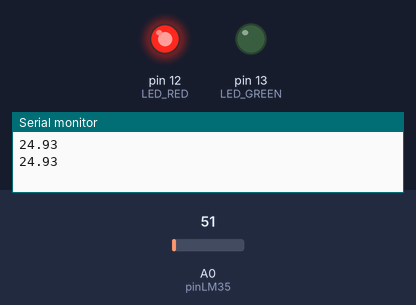
The sketch below on a simulated Arduino Uno, built with avr-gcc and run on an emulated ATmega328P. Shown: output pins drawn as LEDs (lit = HIGH), the last lines printed to the serial monitor. The inputs (shaded band) are chosen by the test bench; at power-on: A0 (pinLM35) = 51.

Above: at 2.8 s.
2.9 s: A0 (pinLM35) set to 40
5.6 s: A0 (pinLM35) set to 32
At 6.6 s:
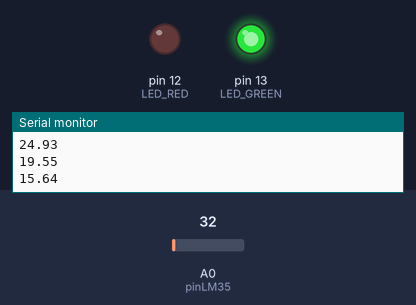
8.3 s: A0 (pinLM35) set to 61
At 10.9 s:
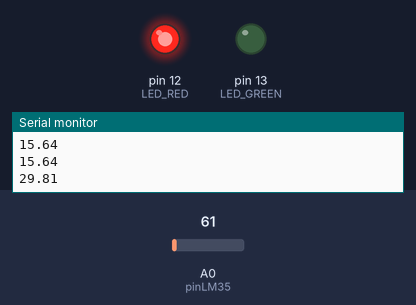
11.5 s: A0 (pinLM35) set to 30
At 12.4 s:
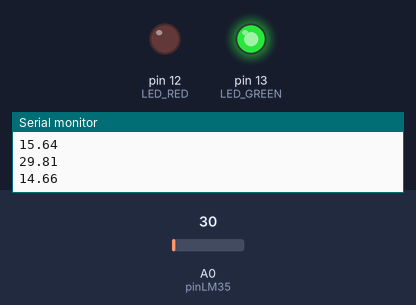
Timing chart, 0 to 14.5 s (numbered marks = the images above; inputs shaded):
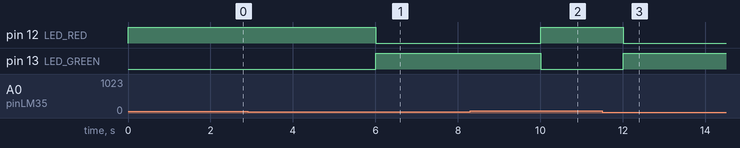

The sketch:

sketch_apr29a.ino
```cpp
// Declaracion de variables globales
int LED_RED = 12;
int LED_GREEN = 13;
float tempC; // Variable para almacenar el valor obtenido del sensor (0 a 1023)
int pinLM35 = 0; // Variable del pin de entrada del sensor (A0)


void setup() {
  // Configuramos el puerto serial a 9600 bps
  Serial.begin(9600);
  pinMode(LED_RED, OUTPUT);
  pinMode(LED_GREEN, OUTPUT);

}

void loop() {
  // Con analogRead leemos el sensor, recuerda que es un valor de 0 a 1023
  tempC = analogRead(pinLM35);

  // Calculamos la temperatura con la fórmula
  tempC = (5.0 * tempC * 100.0) / 1023.0;

  // Envia el dato al puerto serial


  if (tempC != 0 || tempC != 0.00) {
    Serial.println(tempC);
  } else {
    // Salto de línea
    digitalWrite(LED_RED, LOW);
    digitalWrite(LED_GREEN, LOW);
  }

  if (tempC > 18.00) {
    digitalWrite(LED_RED, HIGH);
    digitalWrite(LED_GREEN, LOW);
  } else {
    digitalWrite(LED_GREEN, HIGH);
    digitalWrite(LED_RED, LOW);
  }


  // Esperamos un tiempo para repetir el loop
  delay(2000);
}
```

Measured:
- the behaviour switches between 37 and 36 on A0 (pinLM35) (found by bisection; images 0 and 1)
- after the input at 5.6 s, pin 12 (LED_RED): HIGH → LOW after 0.40 s; pin 13 (LED_GREEN): LOW → HIGH after 0.40 s
- after the input at 8.3 s, pin 12 (LED_RED): LOW → HIGH after 1.7 s; pin 13 (LED_GREEN): HIGH → LOW after 1.7 s
- after the input at 11.5 s, pin 12 (LED_RED): HIGH → LOW after 0.50 s; pin 13 (LED_GREEN): LOW → HIGH after 0.50 s
